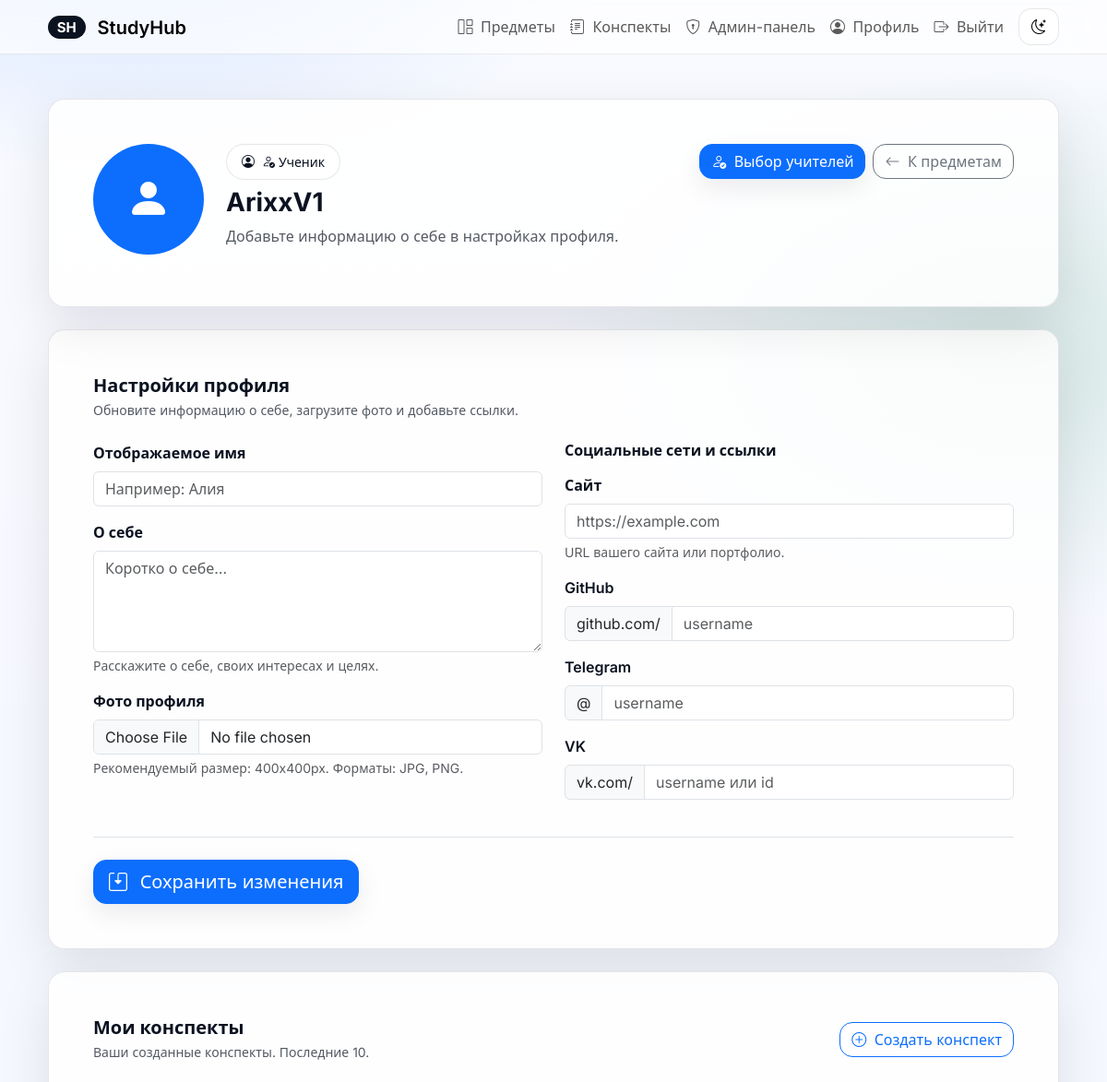
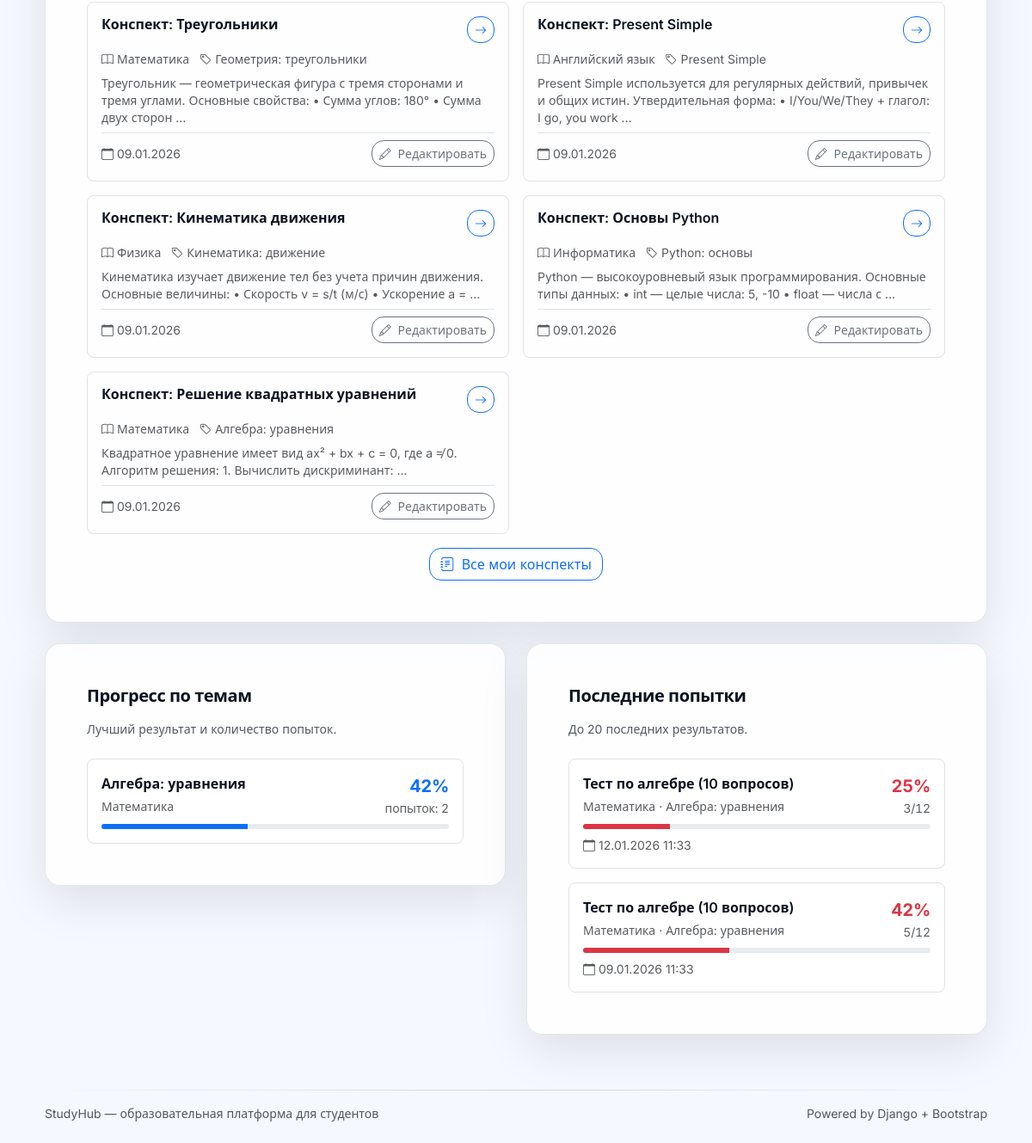
The app's page /profile/ (signed in) with its own data (2 pictures, top to bottom).
### core/models.py (models this page shows, shortened)
class UserProfile(models.Model):
    ROLE_TEACHER = 'teacher'
    ROLE_STUDENT = 'student'
    ROLE_CHOICES = [
        (ROLE_TEACHER, 'Учитель'),
        (ROLE_STUDENT, 'Ученик'),
    ]
    user = models.OneToOneField(settings.AUTH_USER_MODEL, on_delete=models.CASCADE, related_name='profile')
    display_name = models.CharField(max_length=80, blank=True, verbose_name='Отображаемое имя')
    bio = models.TextField(blank=True, verbose_name='О себе')
    role = models.CharField(max_length=10, choices=ROLE_CHOICES, default=ROLE_STUDENT, verbose_name='Роль')
    avatar = models.ImageField(upload_to='avatars/', blank=True, null=True, verbose_name='Фото профиля')
    website = models.URLField(blank=True, null=True, max_length=200, verbose_name='Сайт')
    github = models.CharField(max_length=100, blank=True, null=True, verbose_name='GitHub')
    telegram = models.CharField(max_length=100, blank=True, null=True, verbose_name='Telegram')
    vk = models.CharField(max_length=100, blank=True, null=True, verbose_name='VK')
    class Meta:
        verbose_name = 'Профиль'
        verbose_name_plural = 'Профили'
    @property
    def is_teacher(self) -> bool:
        return self.role == self.ROLE_TEACHER
    @property
    def is_student(self) -> bool:
        return self.role == self.ROLE_STUDENT

class Note(models.Model):
    user = models.ForeignKey(settings.AUTH_USER_MODEL, on_delete=models.CASCADE, related_name='notes', verbose_name='Автор')
    title = models.CharField(max_length=200, verbose_name='Заголовок')
    content = models.TextField(verbose_name='Содержимое')
    subject = models.ForeignKey(Subject, on_delete=models.CASCADE, related_name='notes', null=True, blank=True, verbose_name='Предмет')
    topic = models.ForeignKey(Topic, on_delete=models.CASCADE, related_name='notes', null=True, blank=True, verbose_name='Тема')
    created_at = models.DateTimeField(auto_now_add=True, verbose_name='Создан')
    updated_at = models.DateTimeField(auto_now=True, verbose_name='Обновлен')
    class Meta:
        ordering = ['-created_at']
        verbose_name = 'Конспект'
        verbose_name_plural = 'Конспекты'

class Subject(models.Model):
    name = models.CharField(max_length=200, verbose_name='Название')
    image = models.ImageField(upload_to='subjects/', blank=True, null=True, verbose_name='Изображение')
    description = models.TextField(blank=True, verbose_name='Описание')
    class Meta:
        ordering = ['name']
        verbose_name = 'Предмет'
        verbose_name_plural = 'Предметы'

class Topic(models.Model):
    subject = models.ForeignKey(Subject, on_delete=models.CASCADE, related_name='topics')
    name = models.CharField(max_length=200)
    description = models.TextField(blank=True)
    class Meta:
        ordering = ['subject__name', 'name']
        verbose_name = 'Тема'
        verbose_name_plural = 'Темы'

class TestAttempt(models.Model):
    user = models.ForeignKey(settings.AUTH_USER_MODEL, on_delete=models.CASCADE, related_name='test_attempts')
    test = models.ForeignKey(Test, on_delete=models.CASCADE, related_name='attempts')
    correct_count = models.PositiveIntegerField(default=0)
    total = models.PositiveIntegerField(default=0)
    percent = models.FloatField(default=0.0)
    created_at = models.DateTimeField(auto_now_add=True)
    class Meta:
        ordering = ['-created_at']
        verbose_name = 'Попытка теста'
        verbose_name_plural = 'Попытки тестов'

class Test(models.Model):
    topic = models.ForeignKey(Topic, on_delete=models.CASCADE, related_name='tests')
    title = models.CharField(max_length=200)
    class Meta:
        constraints = [
            models.UniqueConstraint(fields=['topic'], name='unique_test_per_topic'),
        ]
        ordering = ['topic__subject__name', 'topic__name']
        verbose_name = 'Тест'
        verbose_name_plural = 'Тесты'

### core/views.py (the view)
# urls.py: path('profile/', views.profile_view, name='profile'),
@login_required
def profile_view(request: HttpRequest) -> HttpResponse:
    profile, _ = UserProfile.objects.get_or_create(
        user=request.user,
        defaults={
            'role': UserProfile.ROLE_STUDENT,
            'display_name': '',
            'bio': '',
            'github': None,
            'telegram': None,
            'vk': None,
            'website': None,
        }
    )
    if not profile.role:
        profile.role = UserProfile.ROLE_STUDENT
        profile.save()
    form = ProfileForm(request.POST or None, request.FILES or None, instance=profile)
    if request.method == 'POST' and form.is_valid():
        form.save()
        messages.success(request, 'Профиль обновлён.')
        return redirect('profile')
    attempts = (
        TestAttempt.objects.select_related('test', 'test__topic', 'test__topic__subject')
        .filter(user=request.user)
        .all()[:20]
    )
    best_by_topic = (
        TestAttempt.objects.filter(user=request.user)
        .values('test__topic_id', 'test__topic__name', 'test__topic__subject__name')
        .annotate(best=Max('percent'), attempts=Count('id'))
        .order_by('test__topic__subject__name', 'test__topic__name')
    )
    user_notes = Note.objects.filter(user=request.user).select_related('subject', 'topic').order_by('-created_at')[:10]
    return render(
        request,
        'core/profile.html',
        {
            'profile': profile,
            'form': form,
            'attempts': attempts,
            'best_by_topic': best_by_topic,
            'user_notes': user_notes,
        },
    )

### templates/core/profile.html (shortened to what this page needs)
{% extends "base.html" %}
{% block content %}
  <div class="sh-glass sh-card p-4 p-lg-5 mb-4 overflow-hidden position-relative">
    <div class="d-flex flex-wrap align-items-start gap-4">
      <div class="flex-shrink-0">
        {% if profile.avatar %}
          <img src="{{ profile.avatar.url }}" alt="{{ profile.display_name|default:user.username }}" class="rounded-circle" style="width: 120px; height: 120px; object-fit: cover; border: 4px solid rgba(13, 110, 253, 0.2);">
        {% else %}
          <div class="rounded-circle d-flex align-items-center justify-content-center bg-primary text-white" style="width: 120px; height: 120px; font-size: 3rem; border: 4px solid rgba(13, 110, 253, 0.2);">
            <i class="bi bi-person-fill"></i>
          </div>
        {% endif %}
      </div>
      <div class="flex-grow-1">
        <div class="d-inline-flex align-items-center gap-2 mb-2 flex-wrap">
          <span class="px-3 py-2 sh-chip small">
            <i class="bi bi-person-circle me-1"></i>
            {% if profile.is_teacher %}
              <i class="bi bi-person-badge me-1"></i>Учитель
            {% elif profile.is_student %}
              <i class="bi bi-person-check me-1"></i>Ученик
            {% else %}
              Пользователь
            {% endif %}
          </span>
        </div>
        <h1 class="h3 fw-bold mb-2">
          {{ profile.display_name|default:user.username }}
        </h1>
        {% if profile.bio %}
          <p class="sh-muted mb-3" style="line-height: 1.6;">{{ profile.bio }}</p>
        {% else %}
          <p class="sh-muted mb-3">Добавьте информацию о себе в настройках профиля.</p>
        {% endif %}
      </div>
      <div class="d-flex gap-2 flex-shrink-0">
        {% if profile.is_teacher %}
          <a class="btn btn-primary" href="{% url 'teacher_dashboard' %}">
            <i class="bi bi-people me-1"></i> Панель учителя
          </a>
        {% elif profile.is_student %}
          <a class="btn btn-primary" href="{% url 'student_select_teacher' %}">
            <i class="bi bi-person-check me-1"></i> Выбор учителей
          </a>
        {% endif %}
        <a class="btn btn-outline-secondary" href="{% url 'home' %}">
          <i class="bi bi-arrow-left me-1"></i> К предметам
        </a>
      </div>
    </div>
  </div>
  <div class="sh-glass sh-card p-4 p-lg-5 mb-4">
    <div class="d-flex align-items-center justify-content-between mb-4">
      <div>
        <h2 class="h5 fw-bold mb-1">Настройки профиля</h2>
        <p class="small sh-muted mb-0">Обновите информацию о себе, загрузите фото и добавьте ссылки.</p>
      </div>
    </div>
    <form method="post" enctype="multipart/form-data" class="d-grid gap-4">
      <div class="row g-4">
        <div class="col-12 col-lg-6">
          <div>
            <label class="form-label fw-semibold">{{ form.display_name.label }}</label>
            {{ form.display_name }}
          </div>
          <div class="mt-3">
            <label class="form-label fw-semibold">{{ form.bio.label }}</label>
            {{ form.bio }}
            <div class="form-text">Расскажите о себе, своих интересах и целях.</div>
          </div>
          <div class="mt-3">
            <label class="form-label fw-semibold">{{ form.avatar.label }}</label>
            {{ form.avatar }}
            <div class="form-text">Рекомендуемый размер: 400x400px. Форматы: JPG, PNG.</div>
          </div>
        </div>
        <div class="col-12 col-lg-6">
          <h3 class="h6 fw-semibold mb-3">Социальные сети и ссылки</h3>
          <div class="mb-3">
            <label class="form-label fw-semibold">{{ form.website.label }}</label>
            {{ form.website }}
            <div class="form-text">URL вашего сайта или портфолио.</div>
          </div>
          <div class="mb-3">
            <label class="form-label fw-semibold">{{ form.github.label }}</label>
            <div class="input-group">
              <span class="input-group-text">github.com/</span>
              {{ form.github }}
            </div>
          </div>
          <div class="mb-3">
            <label class="form-label fw-semibold">{{ form.telegram.label }}</label>
            <div class="input-group">
              <span class="input-group-text">@</span>
              {{ form.telegram }}
            </div>
          </div>
          <div class="mb-3">
            <label class="form-label fw-semibold">{{ form.vk.label }}</label>
            <div class="input-group">
              <span class="input-group-text">vk.com/</span>
              {{ form.vk }}
            </div>
          </div>
        </div>
      </div>
      <div class="border-top pt-4">
        <button class="btn btn-primary btn-lg" type="submit">
          <i class="bi bi-save2 me-2"></i> Сохранить изменения
        </button>
      </div>
    </form>
  </div>
  <div class="sh-glass sh-card p-4 p-lg-5 mb-4">
    <div class="d-flex align-items-center justify-content-between mb-4">
      <div>
        <h2 class="h5 fw-bold mb-1">Мои конспекты</h2>
        <p class="small sh-muted mb-0">Ваши созданные конспекты. Последние 10.</p>
      </div>
      <a class="btn btn-outline-primary" href="{% url 'note_create' %}">
        <i class="bi bi-plus-circle me-1"></i> Создать конспект
      </a>
    </div>
    {% if user_notes %}
      <div class="row g-3">
        {% for note in user_notes %}
          <div class="col-12 col-md-6">
            <div class="sh-card sh-card-hover p-3 border rounded-3 h-100">
              <div class="d-flex justify-content-between align-items-start gap-2 mb-2">
                <h3 class="h6 fw-semibold mb-0 flex-grow-1">{{ note.title|truncatewords:10 }}</h3>
                <a href="{% url 'note_detail' note.id %}" class="btn btn-sm btn-outline-primary">
                  <i class="bi bi-arrow-right"></i>
                </a>
              </div>
              {% if note.subject or note.topic %}
                <div class="small text-muted mb-2">
                  {% if note.subject %}
                    <i class="bi bi-book me-1"></i>{{ note.subject.name }}
                  {% endif %}
                  {% if note.topic %}
                    <i class="bi bi-tag me-1 ms-2"></i>{{ note.topic.name }}
                  {% endif %}
                </div>
              {% endif %}
              <p class="small text-muted mb-0" style="line-height: 1.4;">{{ note.content|truncatewords:20 }}</p>
              <div class="mt-2 pt-2 border-top">
                <div class="d-flex justify-content-between align-items-center">
                  <small class="text-muted">
                    <i class="bi bi-calendar me-1"></i>{{ note.created_at|date:"d.m.Y" }}
                  </small>
                  <a href="{% url 'note_edit' note.id %}" class="btn btn-sm btn-outline-secondary">
                    <i class="bi bi-pencil me-1"></i> Редактировать
                  </a>
                </div>
              </div>
            </div>
          </div>
        {% endfor %}
      </div>
      <div class="mt-3 text-center">
        <a href="{% url 'my_notes' %}" class="btn btn-outline-primary">
          <i class="bi bi-journal-text me-1"></i> Все мои конспекты
        </a>
      </div>
    {% endif %}
  </div>
  <div class="row g-4">
    <div class="col-12 col-lg-6">
      <div class="sh-glass sh-card p-4 p-lg-5">
        <h2 class="h5 fw-semibold mb-3 sh-section-title">Прогресс по темам</h2>
        <div class="small sh-muted mb-4">Лучший результат и количество попыток.</div>
        {% if best_by_topic %}
          <div class="d-grid gap-3">
            {% for row in best_by_topic %}
              <div class="p-3 rounded-3 border bg-white sh-card-hover">
                <div class="d-flex justify-content-between align-items-start gap-3">
                  <div class="flex-grow-1">
                    <div class="fw-semibold mb-1">{{ row.test__topic__name }}</div>
                    <div class="small text-muted">{{ row.test__topic__subject__name }}</div>
                  </div>
                  <div class="text-end flex-shrink-0">
                    <div class="fw-bold sh-kbd text-primary" style="font-size: 1.25rem;">{{ row.best|floatformat:0 }}%</div>
                    <div class="small text-muted sh-kbd">попыток: {{ row.attempts }}</div>
                  </div>
                </div>
                <div class="progress mt-2" style="height: 6px;">
                  <div class="progress-bar bg-primary" style="width: {{ row.best|floatformat:0 }}%"></div>
                </div>
              </div>
            {% endfor %}
          </div>
        {% else %}
          <div class="alert alert-info sh-glass sh-card mb-0">
            <i class="bi bi-info-circle me-2"></i>Пока нет попыток тестов. Пройдите любой тест — и прогресс появится здесь.
          </div>
        {% endif %}
      </div>
    </div>
    <div class="col-12 col-lg-6">
      <div class="sh-glass sh-card p-4 p-lg-5">
        <h2 class="h5 fw-semibold mb-3 sh-section-title">Последние попытки</h2>
        <div class="small sh-muted mb-4">До 20 последних результатов.</div>
        {% if attempts %}
          <div class="d-grid gap-3">
            {% for a in attempts %}
              <div class="p-3 rounded-3 border bg-white sh-card-hover">
                <div class="d-flex justify-content-between align-items-start gap-3 mb-2">
                  <div class="flex-grow-1">
                    <div class="fw-semibold mb-1">{{ a.test.title }}</div>
                    <div class="small text-muted">{{ a.test.topic.subject.name }} · {{ a.test.topic.name }}</div>
                  </div>
                  <div class="text-end flex-shrink-0">
                    <div class="fw-bold sh-kbd {% if a.percent >= 80 %}text-success{% elif a.percent >= 60 %}text-warning{% else %}text-danger{% endif %}" style="font-size: 1.25rem;">
                      {{ a.percent|floatformat:0 }}%
                    </div>
                    <div class="small text-muted sh-kbd">{{ a.correct_count }}/{{ a.total }}</div>
                  </div>
                </div>
                <div class="progress mt-2" style="height: 6px;">
                  <div class="progress-bar {% if a.percent >= 80 %}bg-success{% elif a.percent >= 60 %}bg-warning{% else %}bg-danger{% endif %}" style="width: {{ a.percent|floatformat:0 }}%"></div>
                </div>
                <div class="small text-muted mt-2">
                  <i class="bi bi-calendar me-1"></i>{{ a.created_at|date:"d.m.Y H:i" }}
                </div>
              </div>
            {% endfor %}
          </div>
        {% else %}
          <div class="alert alert-info sh-glass sh-card mb-0">
            <i class="bi bi-info-circle me-2"></i>Пока пусто. Перейдите к предметам и пройдите тест.
          </div>
        {% endif %}
      </div>
    </div>
  </div>
{% endblock %}

### records on screen
UserProfile: display_name "ArixxV1"
Note: title "Конспект: Треугольники", subject.name "Математика", topic.name "Геометрия: треугольники", content "Треугольник — геометрическая фигура с тремя сторонами и тремя углами. Основные свойства: • Сумма углов: 180° • Сумма двух сторон …", created_at "09.01.2026"
Note: title "Конспект: Present Simple", subject.name "Английский язык", topic.name "Present Simple", content "Present Simple используется для регулярных действий, привычек и общих истин. Утвердительная форма: • I/You/We/They + глагол: I go, you work …", created_at "09.01.2026"
Note: title "Конспект: Кинематика движения", subject.name "Физика", topic.name "Кинематика: движение", content "Кинематика изучает движение тел без учета причин движения. Основные величины: • Скорость v = s/t (м/с) • Ускорение a = …", created_at "09.01.2026"
Note: title "Конспект: Основы Python", subject.name "Информатика", topic.name "Python: основы", content "Python — высокоуровневый язык программирования. Основные типы данных: • int — целые числа: 5, -10 • float — числа с …", created_at "09.01.2026"
Note: title "Конспект: Решение квадратных уравнений", subject.name "Математика", topic.name "Алгебра: уравнения", content "Квадратное уравнение имеет вид ax² + bx + c = 0, где a ≠ 0. Алгоритм решения: 1. Вычислить дискриминант: …", created_at "09.01.2026"
TestAttempt: test "Тест по алгебре (10 вопросов)", test.topic.subject.name "Математика", test.topic.name "Алгебра: уравнения", percent "25", correct_count "3", total "12", created_at "12.01.2026 11:33"
TestAttempt: test "Тест по алгебре (10 вопросов)", test.topic.subject.name "Математика", test.topic.name "Алгебра: уравнения", percent "42", correct_count "5", total "12", created_at "09.01.2026 11:33"

### other values on screen
{{ row.test__topic__name }} "Алгебра: уравнения"
{{ row.test__topic__subject__name }} "Математика"
{{ row.best|floatformat:0 }} "42"
{{ row.attempts }} "2"
